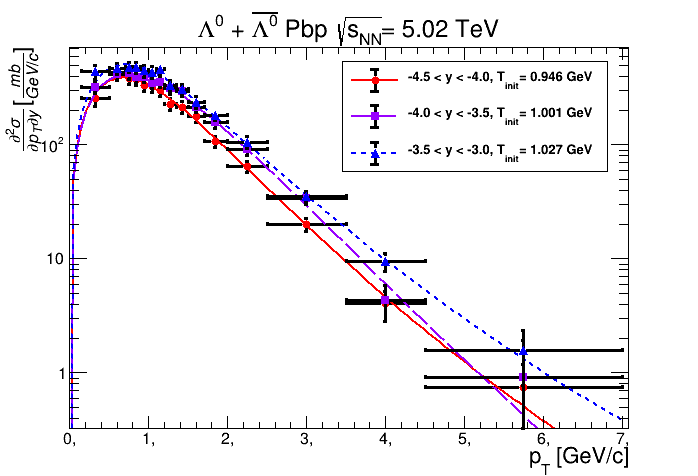

This figure's Python source:
import sys, time
from ROOT import TMinuit
import numpy as np
import ROOT
import matplotlib.pyplot as plt
import ctypes


DATA = 'PbpL2.txt'
#DATA = 'ppK1.txt'


Xleft, DeltaXtime2, Y1, DeltaY1, Y2, DeltaY2, Y3, DeltaY3, Y4, DeltaY4 = np.loadtxt(DATA, unpack=True)
#Xleft0, DeltaXtime20, Y10, DeltaY10, Y20, DeltaY20, Y30, DeltaY30, Y40, DeltaY40 = np.loadtxt(DATA, unpack=True)
XleftReper, DeltaXtime2Reper, Y1Reper, DeltaY1Reper, Y2Reper, DeltaY2Reper, Y3Reper, DeltaY3Reper, Y4Reper, DeltaY4Reper = np.loadtxt(DATA, unpack=True)


y1 = np.array(Y1)
ey1 = np.array(DeltaY1)

y2 = np.array(Y2)
ey2 = np.array(DeltaY2)

y3 = np.array(Y3)
ey3 = np.array(DeltaY3)

y4 = np.array(Y4)
ey4 = np.array(DeltaY4)


x = Xleft + DeltaXtime2/2
ex = DeltaXtime2/2
#print(x, '\n', ex, '\n',  y1)
x.sort()
#print('\n',x, '\n', ex, '\n',  y1)

XleftReper = Xleft + DeltaXtime2/2
DeltaXtime2Reper = DeltaXtime2/2

#print('\n',XleftReper, '\n', DeltaXtime2Reper)


i = 0
while i <= len(x)-1:
	j = 0
	while j <= len(x)-1:
		if x[i] == XleftReper[j]:
			ex[i] = DeltaXtime2Reper[j]
			
			y1[i] = Y1Reper[j]
			ey1[i] =  DeltaY1Reper[j]
			
			y2[i] = Y2Reper[j]
			ey2[i] =  DeltaY2Reper[j]
			
			y3[i] = Y3Reper[j]
			ey3[i] =  DeltaY3Reper[j]
			
			y4[i] = Y4Reper[j]
			ey4[i] =  DeltaY4Reper[j]
			
			j = j + 1
		else:
			j = j + 1
	i = i + 1
#print('\n',x, '\n', ex, '\n',  y1,'\n',  y2,'\n',  y3,'\n',  y4)

nChan = len(x)
mk = 1.11568 #GeV L, Lbar
nPar = 3
nCHAN = 150
length = 7.5

'''
#Tsallis distr
'''

def Tsallis(pT, par):
	Area, Temper, Q = par[0], par[1], par[2]
	return Area*pT*pow( (1 - (1-Q)*((mk**2 + pT**2)**(0.5) - mk)/Temper) , (1/(1-Q)) )

#------------------------------------------------------------------------------------------------------1

def FCNchi1(npar, gin, f, par, iflag):
	global valFCN1
	yTheor = np.array([Tsallis(i, par) for i in x]) 
	indPos = y1 > 0
	arrayFCN = (  (y1[indPos] - yTheor[indPos])/ey1[indPos] )**2
	valFCN1 = np.sum(arrayFCN)
	f.value = valFCN1

'''
#MIUNIT
'''
minuit1 = ROOT.TMinuit(5)
minuit1.SetPrintLevel(1)
minuit1.SetFCN(FCNchi1)
errordef = 1.

# Chi square start parameters

minuit1.DefineParameter(0, 'Area', 500, 1e-1, 0., 0.)
minuit1.DefineParameter(1, 'Temper', 0.21, 1e-4, 0., 0.)
minuit1.DefineParameter(2, 'Q', 1.14, 1e-3, 0., 0.)

ierflg = ctypes.c_int(0)
minuit1.mncomd("SET ERR " + str(1), ierflg)
minuit1.mncomd("SET STR 1", ierflg)
minuit1.mncomd("MIGRAD 100000 1e-8", ierflg)

NDF1 = nChan - minuit1.GetNumFreePars()
print("\nChi/NDF = ", valFCN1, '/', NDF1)

valPar1 = ctypes.c_double(0)
errPar1 = ctypes.c_double(0)
	 
parFit1 = np.zeros(5)
parErr1 = np.zeros(5)
	
for i in range(nPar):
	minuit1.GetParameter(i, valPar1, errPar1)
	parFit1[i] = valPar1.value
	parErr1[i] = errPar1.value

X1 = np.linspace(0, length, nCHAN)
dx1 = X1[1] - X1[0]
DeltaX1 = [dx1]*len(X1)
Y_1 = np.array([Tsallis(i, parFit1) for i in X1])
Ynew1 = np.array([Tsallis(i, parFit1)*i**2 for i in X1])

print('\n \n \n \n')

#------------------------------------------------------------------------------------------------------2


def FCNchi2(npar, gin, f, par, iflag):
	global valFCN2
	yTheor = np.array([Tsallis(i, par) for i in x]) 
	indPos = y2 > 0
	arrayFCN = (  (y2[indPos] - yTheor[indPos])/ey2[indPos] )**2
	valFCN2 = np.sum(arrayFCN)
	f.value = valFCN2

'''
#MIUNIT
'''
minuit2 = ROOT.TMinuit(5)
minuit2.SetPrintLevel(1)
minuit2.SetFCN(FCNchi2)
errordef = 1.

# Chi square start parameters

minuit2.DefineParameter(0, 'Area', 500, 1e-1, 0., 0.)
minuit2.DefineParameter(1, 'Temper', 0.2, 1e-4, 0., 0.)
minuit2.DefineParameter(2, 'Q', 1.14, 1e-3, 0., 0.)

ierflg = ctypes.c_int(0)
minuit2.mncomd("SET ERR " + str(1), ierflg)
minuit2.mncomd("SET STR 1", ierflg)
minuit2.mncomd("MIGRAD 100000 1e-8", ierflg)

NDF2 = nChan - minuit2.GetNumFreePars()
print("\nChi/NDF = ", valFCN2, '/', NDF2)

valPar2 = ctypes.c_double(0)
errPar2 = ctypes.c_double(0)
	 
parFit2 = np.zeros(5)
parErr2 = np.zeros(5)
	
for i in range(nPar):
	minuit2.GetParameter(i, valPar2, errPar2)
	parFit2[i] = valPar2.value
	parErr2[i] = errPar2.value

X2 = np.linspace(0, length, nCHAN)
dx2 = X2[1] - X2[0]
DeltaX2 = [dx2]*len(X2)
Y_2 = np.array([Tsallis(i, parFit2) for i in X2])
Ynew2 = np.array([Tsallis(i, parFit2)*i**2 for i in X2])

print('\n \n \n \n')
#------------------------------------------------------------------------------------------------------3

def FCNchi3(npar, gin, f, par, iflag):
	global valFCN3
	yTheor = np.array([Tsallis(i, par) for i in x]) 
	indPos = y3 > 0
	arrayFCN = (  (y3[indPos] - yTheor[indPos])/ey3[indPos] )**2
	valFCN3 = np.sum(arrayFCN)
	f.value = valFCN3

'''
#MIUNIT
'''
minuit3 = ROOT.TMinuit(5)
minuit3.SetPrintLevel(1)
minuit3.SetFCN(FCNchi3)
errordef = 1.

# Chi square start parameters

minuit3.DefineParameter(0, 'Area', 500, 1e-1, 0., 0.)
minuit3.DefineParameter(1, 'Temper', 0.2, 1e-4, 0., 0.)
minuit3.DefineParameter(2, 'Q', 1.13, 1e-3, 0., 0.)

ierflg = ctypes.c_int(0)
minuit3.mncomd("SET ERR " + str(1), ierflg)
minuit3.mncomd("SET STR 1", ierflg)
minuit3.mncomd("MIGRAD 100000 1e-8", ierflg)

NDF3 = nChan - minuit3.GetNumFreePars()
print("\nChi/NDF = ", valFCN3, '/', NDF3)

valPar3 = ctypes.c_double(0)
errPar3 = ctypes.c_double(0)
	 
parFit3 = np.zeros(5)
parErr3 = np.zeros(5)
	
for i in range(nPar):
	minuit3.GetParameter(i, valPar3, errPar3)
	parFit3[i] = valPar3.value
	parErr3[i] = errPar3.value

X3 = np.linspace(0, length, nCHAN)
dx3 = X3[1] - X3[0]
DeltaX3 = [dx3]*len(X3)
Y_3 = np.array([Tsallis(i, parFit3) for i in X3])
Ynew3 = np.array([Tsallis(i, parFit3)*i**2 for i in X3])

print('\n \n \n \n')
#------------------------------------------------------------------------------------------------------4

def FCNchi4(npar, gin, f, par, iflag):
	global valFCN4
	yTheor = np.array([Tsallis(i, par) for i in x]) 
	indPos = y4 > 0
	arrayFCN = (  (y4[indPos] - yTheor[indPos])/ey4[indPos] )**2
	valFCN4 = np.sum(arrayFCN)
	f.value = valFCN4

'''
#MIUNIT
'''
minuit4 = ROOT.TMinuit(5)
minuit4.SetPrintLevel(1)
minuit4.SetFCN(FCNchi4)
errordef = 1.

# Chi square start parameters

minuit4.DefineParameter(0, 'Area', 840, 1e-1, 0., 0.)
minuit4.DefineParameter(1, 'Temper', 0.3, 1e-4, 0., 0.)
minuit4.DefineParameter(2, 'Q', 1.15, 1e-3, 0., 0.)

ierflg = ctypes.c_int(0)
minuit4.mncomd("SET ERR " + str(1), ierflg)
minuit4.mncomd("SET STR 1", ierflg)
minuit4.mncomd("MIGRAD 100000 1e-8", ierflg)

NDF4 = nChan - minuit4.GetNumFreePars()
print("\nChi/NDF = ", valFCN4, '/', NDF4)

valPar4 = ctypes.c_double(0)
errPar4 = ctypes.c_double(0)
	 
parFit4 = np.zeros(5)
parErr4 = np.zeros(5)
	
for i in range(nPar):
	minuit4.GetParameter(i, valPar4, errPar4)
	parFit4[i] = valPar4.value
	parErr4[i] = errPar4.value

X4 = np.linspace(0, length, nCHAN)
dx4 = X4[1] - X4[0]
DeltaX4 = [dx4]*len(X4)
Y_4 = np.array([Tsallis(i, parFit4) for i in X4])
Ynew4 = np.array([Tsallis(i, parFit4)*i**2 for i in X4])

print('\n \n \n \n')
#-------------------------------------------------------------------------------------------------------













'''
#AREAS
'''
def findArea(x, xerr, y): # find an area under histogram
	Area = 0 
	for i in range(len(x)):
		Area = Area + 2*xerr[i]*y[i]
	return Area


#normal areas
A1 = findArea(x, ex, y1)
print('\nnormal areas 1\n',A1)

#normal areas with X
A_1 = findArea(X1, DeltaX1, Y_1)
print('normal areas with X 1\n',A_1)

# pT**2 * f(pT) areas
Anew1 = findArea(X1, DeltaX1, Ynew1)
print('pT**2 * f(pT) areas 1\n',Anew1)

'''
#T init
'''
Tinit1 = np.sqrt( (Anew1/A_1)/2 )
print('<pT**2> 1\n',Anew1/A_1)
print('T init 1\n',Tinit1)
#print('\n DATA \n',DATA, '\n \n')



#normal areas
A2 = findArea(x, ex, y2)
print('\n\nnormal areas 2\n',A2)

#normal areas with X
A_2 = findArea(X2, DeltaX2, Y_2)
print('normal areas with X 2\n',A_2)

# pT**2 * f(pT) areas
Anew2 = findArea(X2, DeltaX2, Ynew2)
print('pT**2 * f(pT) areas 2\n',Anew2)

'''
#T init
'''
Tinit2 = np.sqrt( (Anew2/A_2)/2 )
print('<pT**2> 2\n',Anew2/A_2)
print('T init 2\n',Tinit2)
#print('\n DATA \n',DATA, '\n \n')



#normal areas
A3 = findArea(x, ex, y3)
print('\n \nnormal areas 3\n',A3)

#normal areas with X
A_3 = findArea(X3, DeltaX3, Y_3)
print('normal areas with X 3\n',A_3)

# pT**2 * f(pT) areas
Anew3 = findArea(X3, DeltaX3, Ynew3)
print('pT**2 * f(pT) areas 3\n',Anew3)

'''
#T init
'''
Tinit3 = np.sqrt( (Anew3/A_3)/2 )
print('<pT**2> 3\n',Anew3/A_3)
print('T init 3\n',Tinit3)
#print('\n DATA \n',DATA, '\n \n')



#normal areas
A4 = findArea(x, ex, y4)
print('\n \nnormal areas 4\n',A4)

#normal areas with X
A_4 = findArea(X4, DeltaX4, Y_4)
print('normal areas with X 4\n',A_4)

# pT**2 * f(pT) areas
Anew4 = findArea(X4, DeltaX4, Ynew4)
print('pT**2 * f(pT) areas 4\n',Anew4)

'''
#T init
'''
Tinit4 = np.sqrt( (Anew4/A_4)/2 )
print('<pT**2> 4\n',Anew4/A_4)
print('T init 4\n',Tinit4)
#print('\n DATA \n',DATA, '\n \n')







print('\n \n \n', y4)


'''
#PLOT
'''
ROOT.gStyle.SetOptStat(0)
#ROOT.gPad.SetLogy(1)
Plot1 = ROOT.TGraphErrors(nChan, x, y1, ex, ey1)
Plot1.SetMarkerStyle(20)
Plot1.SetMarkerColor(ROOT.kRed)
Plot1.SetMarkerSize(1.1)
Plot1.SetLineWidth(3)
Plot1.GetXaxis().SetTitle('p_{T} [GeV/c]')

#Plot1.GetYaxis().SetTitle(' \\frac{\partial \sigma}{ \partial p_{T}} [\\frac{mb}{GeV/c}]')
Plot1.GetYaxis().SetTitle(' \\frac{\partial^{2} \sigma}{ \partial p_{T} \partial y} [\\frac{mb}{GeV/c}]')
Plot1.GetXaxis().SetTitleSize(0.05)
Plot1.GetXaxis().SetTitleOffset(0.85)
Plot1.GetYaxis().SetTitleSize(0.05)
Plot1.GetYaxis().SetTitleOffset(0.85)

#Plot1.SetTitle("K_{s}^{0}, LHCb p-p #sqrt{s_{NN}}= 5.02 TeV")
#Plot1.SetTitle("K_{s}^{0} pPb #sqrt{s_{NN}}= 5.02 TeV")

#Plot1.SetTitle("#Lambda, LHCb p-p #sqrt{s_{NN}}= 5.02 TeV")
Plot1.SetTitle("#Lambda^{0} + #bar{#Lambda^{0}} Pbp #sqrt{s_{NN}}= 5.02 TeV")

#Plot1.SetTitle("#bar{#Lambda}, LHCb p-p #sqrt{s_{NN}}= 5.02 TeV")
#Plot1.SetTitle("#bar{#Lambda}, LHCb p-Pb #sqrt{s_{NN}}= 5.02 TeV")

fFit1 = ROOT.TH1F('tsallis1','Data VS Tsallis', nCHAN - 1, X1 - dx1/2.)
fFit1.SetLineColor(ROOT.kRed)
fFit1.SetLineWidth(2)
fFit1.SetLineStyle(1)

for chan in range(nCHAN):
    fFit1.SetBinContent(chan + 1 ,Y_1[chan])
    





Plot2 = ROOT.TGraphErrors(nChan, x, y2, ex, ey2)
Plot2.SetMarkerStyle(21)
Plot2.SetMarkerColor(ROOT.kViolet-3)
Plot2.SetMarkerSize(1.1)
Plot2.SetLineWidth(3)

fFit2 = ROOT.TH1F('tsallis2','Data VS Tsallis', nCHAN - 1, X2 - dx2/2.)
fFit2.SetLineColor(ROOT.kViolet-3)
fFit2.SetLineWidth(2)
fFit2.SetLineStyle(9)

for chan in range(nCHAN):
    fFit2.SetBinContent(chan + 1 ,Y_2[chan])


Plot3 = ROOT.TGraphErrors(nChan, x, y3, ex, ey3)
Plot3.SetMarkerStyle(22)
Plot3.SetMarkerColor(ROOT.kBlue)
Plot3.SetMarkerSize(1.3)
Plot3.SetLineWidth(3)

fFit3 = ROOT.TH1F('tsallis3','Data VS Tsallis', nCHAN - 1, X3 - dx3/2.)
fFit3.SetLineColor(ROOT.kBlue)
fFit3.SetLineWidth(2)
fFit3.SetLineStyle(7)

for chan in range(nCHAN):
    fFit3.SetBinContent(chan + 1 ,Y_3[chan])



Plot4 = ROOT.TGraphErrors(nChan, x, y4, ex, ey4)
Plot4.SetMarkerStyle(29)
Plot4.SetMarkerColor(ROOT.kMagenta)
Plot4.SetMarkerSize(1.6)
Plot4.SetLineWidth(3)

fFit4 = ROOT.TH1F('tsallis4','Data VS Tsallis', nCHAN - 1, X4 - dx4/2.)
fFit4.SetLineColor(ROOT.kBlack)
fFit4.SetLineWidth(2)
fFit4.SetLineStyle(3)



for chan in range(nCHAN):
    fFit4.SetBinContent(chan + 1 ,Y_4[chan])



Legend = ROOT.TLegend(0.49,0.64,0.87,0.87)
#text = '\chi^{2}/NDF = ' +str(valFCN1)+ '/' +str(NDF1)+ ',T_{init} = ' +str(Tinit1)+ ' GeV'

Legend.AddEntry(Plot1,'-4.5 < y < -4.0, T_{init}= 0.946 GeV', 'ep')
Legend.AddEntry(Plot2,'-4.0 < y < -3.5, T_{init}= 1.001 GeV', 'ep')
Legend.AddEntry(Plot3,'-3.5 < y < -3.0, T_{init}= 1.027 GeV', 'ep')
#Legend.AddEntry(Plot4,'-3.0 < y < -2.5', 'ep')

#Legend.SetFillColor(kWhite)
Legend.SetTextAlign(12)
Legend.SetTextSize(0.03)
Legend.SetTextFont(2)
Legend.SetFillStyle(0)

Legend1 = ROOT.TLegend(0.49,0.64,0.87,0.87)
Legend1.AddEntry(fFit1,' ', 'l')
Legend1.AddEntry(fFit2,' ', 'l')
Legend1.AddEntry(fFit3,' ', 'l')
#Legend1.AddEntry(fFit4,' ', 'l')




Plot1.Draw("AP")

fFit1.Draw("SAME&l")
fFit2.Draw("SAME&l")
fFit3.Draw("SAME&l")
#fFit4.Draw("SAME&l")

Plot2.Draw("SAME&P")
Plot3.Draw("SAME&P")
#Plot4.Draw("SAME&P")


Legend1.Draw("SAME")
Legend.Draw("SAME")


ROOT.gPad.SetLogy(1)
ROOT.gPad.SetTicks(1,1)
ROOT.gPad.RedrawAxis()
time.sleep(120)
ROOT.gPad.Update()
